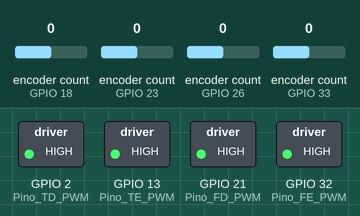
The sketch below on a simulated ESP32. Parts: switched loads named in the sketch (green lamp = pin HIGH). Inputs (shaded band) come from the test bench; at power-on: encoder count (sensors on GPIO 18, GPIO 23, GPIO 26, GPIO 33) 0. Nothing arrives over Bluetooth unless stated.

Above: at 0.1 s.
Timing chart, 0 to 1.6 s (numbered marks = the images above):
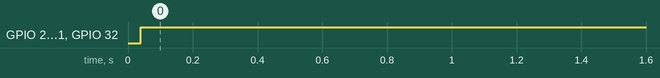

The sketch:

EC_45_FLAT.ino
```cpp
//BIBLIOTECAS
#include <stdio.h>
#include "BluetoothSerial.h"
#include <ESP32Encoder.h>

#if !defined(CONFIG_BT_ENABLED) || !defined(CONFIG_BLUEDROID_ENABLED)
#error Bluetooth is not enabled! Please run `make menuconfig` to and enable it
#endif

BluetoothSerial SerialBT;

//50 RPM max
//direita ir para frente tem que ser rpm +, pwm +
//esquerda ir para frente tem que ser rpm -, pwm -

// Define os pinos utilizados para a leitura dos sinais do encoder
//motor superior esquerdo
#define Pino_FE_A 33
#define Pino_FE_B 25
#define Pino_FE_PWM 32
//motor superior direito
#define Pino_FD_A 23
#define Pino_FD_B 22
#define Pino_FD_PWM 21
//motor inferior esquerdo
#define Pino_TE_A 26
#define Pino_TE_B 27
#define Pino_TE_PWM 13
//motor inferior direito
#define Pino_TD_A 18
#define Pino_TD_B 19
#define Pino_TD_PWM 2

//definição dos encoders
ESP32Encoder encoder_FE;//frontal esquerdo(0)
ESP32Encoder encoder_FD;//frontal direito(1)
ESP32Encoder encoder_TE;//trás esquerdo(2)
ESP32Encoder encoder_TD;//trás direito(3)

//definição de variáveis

String mensagem;
int pwm[4]={512,512,512,512};
float encoder_posicao[4]={0,0,0,0};//float w=0;
unsigned long msegundos_ini = 0;//unsigned long ms0 = 0;
double rpm[4]={0,0,0,0};
double rpm_desejado[4]={0,0,0,0};
bool contando=0;
bool ler=0;
int tempo_contagem=15;
//bool sentido_movimento[4]={0,0,0,0}; //0-trás. 1-Frente


float get_rpm(){
  rpm[0] = ((encoder_FE.getCount()-encoder_posicao[0])*60000)/(tempo_contagem*50000);
  rpm[1] = ((encoder_FD.getCount()-encoder_posicao[1])*60000)/(tempo_contagem*50000);
  rpm[2] = ((encoder_TE.getCount()-encoder_posicao[2])*60000)/(tempo_contagem*50000);
  rpm[3] = ((encoder_TD.getCount()-encoder_posicao[3])*60000)/(tempo_contagem*50000);
  encoder_FE.clearCount();
  encoder_FD.clearCount();
  encoder_TE.clearCount();
  encoder_TD.clearCount();
  for (int i=0;i<4;i++){
    encoder_posicao[i] = 0;
  }
  return rpm[0],rpm[1],rpm[2],rpm[3];
}

void message_handler(){
  mensagem = SerialBT.readString(); // a string mensagem armazena o que foi enviado pelo bluetooth para o arduino
  //mover para frente
  if(mensagem[0]=='f'){
    ler = 1;
  }
  //mover para trás
  if(mensagem[0]=='t'){
    ler = 0;
  }
  if(mensagem[0]=='p'){
    ler = 2;
  }
}

void setup() {
  Serial.begin(9600);
  SerialBT.begin(9600); //Bluetooth device name

  //encoder
  pinMode(Pino_FE_A, INPUT_PULLUP);
  pinMode(Pino_FE_B, INPUT_PULLUP);
  encoder_FE.attachHalfQuad(Pino_FE_A, Pino_FE_B);
  //pwm
  pinMode(Pino_FE_PWM, OUTPUT);
  ledcAttachChannel(Pino_FE_PWM, 500, 10, 0);
  ledcWrite(Pino_FE_PWM, pwm[0]);

  //encoder
  pinMode(Pino_FD_A, INPUT_PULLUP);
  pinMode(Pino_FD_B, INPUT_PULLUP);
  encoder_FD.attachHalfQuad(Pino_FD_A, Pino_FD_B);
  //pwm
  pinMode(Pino_FD_PWM, OUTPUT);
  ledcAttachChannel(Pino_FD_PWM, 500, 10, 1);
  ledcWrite(Pino_FD_PWM, pwm[1]);

  //encoder
  pinMode(Pino_TE_A, INPUT_PULLUP);
  pinMode(Pino_TE_B, INPUT_PULLUP);
  encoder_TE.attachHalfQuad(Pino_TE_A, Pino_TE_B);
  //pwm
  pinMode(Pino_TE_PWM, OUTPUT);
  ledcAttachChannel(Pino_TE_PWM, 500, 10, 2);
  ledcWrite(Pino_TE_PWM, pwm[2]);

  //encoder
  pinMode(Pino_TD_A, INPUT_PULLUP);
  pinMode(Pino_TD_B, INPUT_PULLUP);
  encoder_TD.attachHalfQuad(Pino_TD_A, Pino_TD_B);
  //pwm
  pinMode(Pino_TD_PWM, OUTPUT);
  ledcAttachChannel(Pino_TD_PWM, 500, 10, 3);
  ledcWrite(Pino_TD_PWM, pwm[3]);
}

// A função de loop é executada repetidamente para sempre
void loop() {
  if (SerialBT.available()){
    message_handler();
  }

  if(ler==1 ){
    for (int i=0;i<4;i++){
      pwm[i] = pwm[i] +2;
    }
  }
  if(ler==0) {
    for (int i=0;i<4;i++){
      pwm[i] = pwm[i] -2;
    }
  }
  if (ler ==2){
    for (int i=0;i<4;i++){
      pwm[i] = 512;
    }
  }
  ledcWrite(Pino_FE_PWM, pwm[0]);
  ledcWrite(Pino_FD_PWM, pwm[1]);
  ledcWrite(Pino_TE_PWM, pwm[2]);
  ledcWrite(Pino_TD_PWM, pwm[3]);
  ler = 1;
}
```

Measured:
- by itself, GPIO 2 (Pino_TD_PWM), GPIO 13 (Pino_TE_PWM), GPIO 21 (Pino_FD_PWM), GPIO 32 (Pino_FE_PWM): LOW → HIGH at 0.04 s
